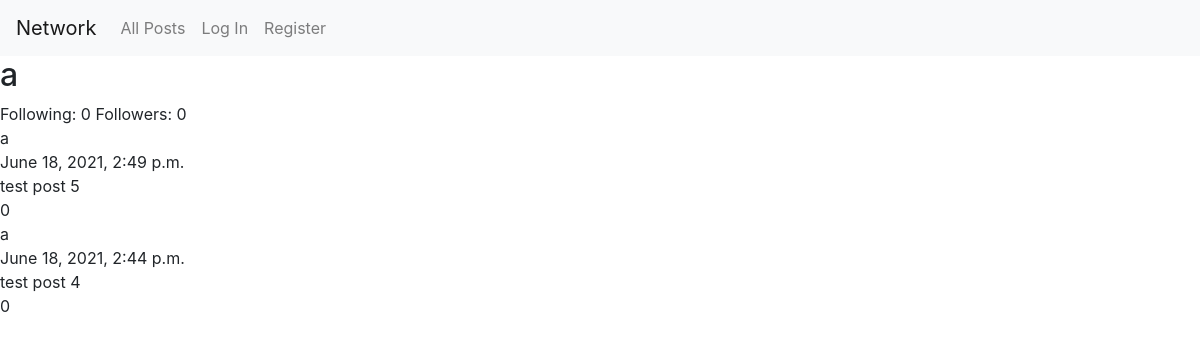
Before: /user/2 with the older database file.
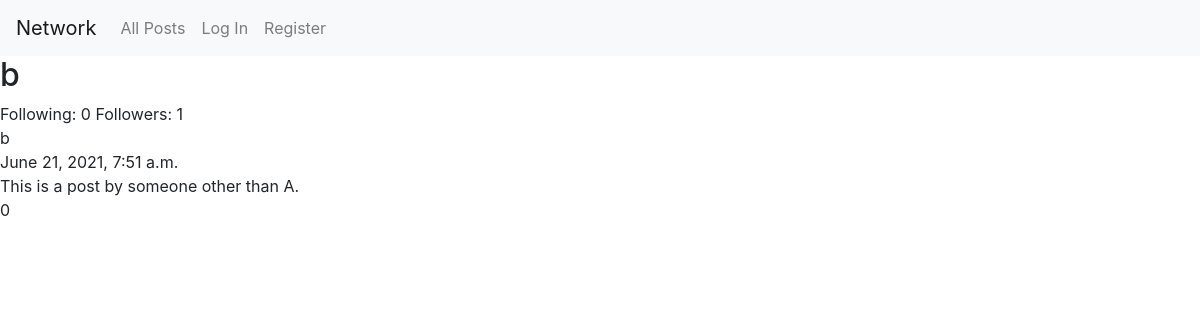
After: the same page with the newer database file.
### network/models.py (models this page shows, shortened)
class Post(models.Model):
    poster = models.ForeignKey(User, on_delete=models.CASCADE, related_name="posts")
    created_on = models.DateTimeField(auto_now_add=True)
    content = models.TextField()
    likes = models.ManyToManyField(User, related_name="liked")
    def index_fields(self):
        return {
            "username": self.poster.username,
            "user_id": self.poster.id,
            "created_on": self.created_on,
            "content": self.content,
            "like_count": self.likes.count()
        }

### network/views.py (the view)
# urls.py: path("user/<int:user_id>", views.profile, name="profile"),
def profile(request, user_id):
    target_user = User.objects.get(id=user_id)
    data = Post.objects.filter(poster=target_user).order_by("-created_on")
    posts = []
    for p in range(data.count()):
        posts.append(data[p].index_fields())
    return render(request, "network/profile.html", {
        "following_count": target_user.following.count(),
        "followers_count": target_user.followers.all().count(),
        "profile_name": target_user.username,
        "profile_id": user_id,
        "posts": posts
    })

### network/templates/network/profile.html (shortened to what this page needs)
{% extends "network/layout.html" %}
{% load static %}
{% block body %}
    <h2>{{ profile_name }}</h2>
    Following: {{ following_count }}
    Followers: <span id="num-followers">{{ followers_count }}</span>
    <div id="profile_posts_cont">
        {% for post in posts %}
        <div class="post">
            <div class="pcont-user">
                {{  post.username }}
            </div>
            <div class="pcont-time">
                {{  post.created_on }}
            </div>
            <div class="pcont-content">
                {{ post.content }}
            </div>
            <div class="pcont-likes">
                {{ post.like_count }}
            </div>
        </div>
        {% empty %}
            You haven't / This user hasn't posted anything yet. (JS for this?)
        {% endfor %}
    </div>
{% endblock %}

Changed rows visible on the page:
no longer on this page (row edited): Post: created_on "June 18, 2021, 2:49 p.m.", content "test post 5"
no longer on this page (row edited): Post: created_on "June 18, 2021, 2:44 p.m.", content "test post 4"
now on this page (row edited): Post: created_on "June 21, 2021, 7:51 a.m.", content "This is a post by someone other than A."
Other visible differences:
{{ profile_name }}: "a" → "b"
{{ followers_count }}: "0" → "1"
new list line: "b 0"
list line gone: "a 0"
